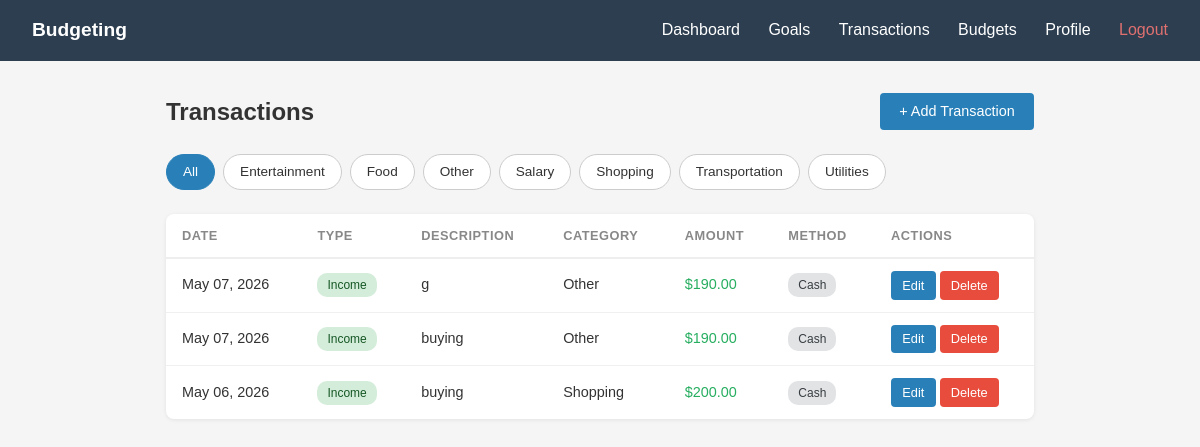
/transactions/ (signed in), run on an earlier commit of the app's database.
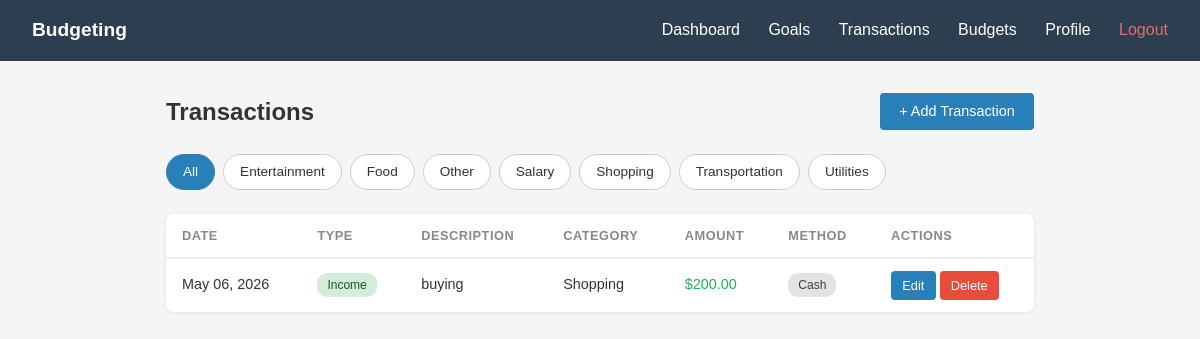
And on a later commit of the database.
### transactions/models.py (models this page shows, shortened)
class Category(models.Model):
    user = models.ForeignKey(
        "users.CustomUser",
        on_delete=models.CASCADE,
        null=True,
        blank=True,
        related_name="custom_categories"
    )
    name = models.CharField(max_length=50)
    created_at = models.DateTimeField(auto_now_add=True)
    class Meta:
        constraints = [
            models.UniqueConstraint(
                fields=["name", "user"],
                name='unique_category_per_user'
            )
        ]
        ordering = ["name"]

class Transaction(models.Model):
    user = models.ForeignKey("users.CustomUser", on_delete=models.CASCADE)
    transaction_type = models.CharField(max_length=10, choices=TRANSACTION_TYPES)
    amount = models.DecimalField(max_digits=12, decimal_places=2)
    description = models.CharField(max_length=200)
    category = models.ForeignKey(
        "transactions.Category",
        on_delete=models.SET_NULL,
        null=True,
        blank=True
    )
    date = models.DateTimeField(default=datetime.now)
    payment_method = models.CharField(choices=PAYMENT_METHODS)
    note = models.TextField(blank=True, default="")
    savings_goal = models.ForeignKey(
        'saving_goals.SavingGoal',
        on_delete=models.SET_NULL,
        null=True,
        blank=True,
        related_name='linked_transactions'
    )
    created_at = models.DateTimeField(auto_now_add=True)
    class Meta:
        ordering = ["-date"]

### transactions/views.py (the view)
# urls.py: path('', TransactionListView.as_view(), name='list'),
class TransactionListView(LoginRequiredMixin, ListView):
    model = Transaction
    template_name = 'transactions/transaction_list.html'
    context_object_name = 'transactions'
    paginate_by = 20
    def get_queryset(self):
        qs = Transaction.objects.filter(user=self.request.user).select_related('category', 'savings_goal')
        category_id = self.request.GET.get('category')
        if category_id:
            qs = qs.filter(category_id=category_id)
        return qs
    def get_context_data(self, **kwargs):
        context = super().get_context_data(**kwargs)
        context['categories'] = Category.objects.filter(
            Q(user__isnull=True) | Q(user=self.request.user)
        )
        context['selected_category'] = self.request.GET.get('category', '')
        return context

### transactions/templates/transactions/transaction_list.html (shortened to what this page needs)
<!DOCTYPE html>
<html>
<head>
</head>
<body>
    <nav>
        <span class="brand">Budgeting</span>
        <div>
            <a href="{% url "dashboard" %}">Dashboard</a>
            <a href="{% url 'saving-goals-list' %}">Goals</a>
            <a href="{% url "transactions:list" %}">Transactions</a>
            <a href="{% url 'budgets:budget_list' %}">Budgets</a>
            <a href="{% url 'profile' %}">Profile</a>
            <form method="post" action="{% url 'logout' %}" class="logout-form">
                <button type="submit" class="logout-btn">Logout</button>
            </form>
        </div>
    </nav>
    <div class="container">
        <div class="page-header">
            <h1>Transactions</h1>
            <a href="{% url 'transactions:add' %}" class="btn btn-primary">+ Add Transaction</a>
        </div>
        <div class="filters">
            <a href="?" class="filter-btn {% if not selected_category %}active{% endif %}">All</a>
            {% for cat in categories %}
                <a href="?category={{ cat.id }}" class="filter-btn {% if selected_category == cat.id|stringformat:"s" %}active{% endif %}">{{ cat.name }}</a>
            {% endfor %}
        </div>
        <div class="card" style="padding:0; overflow:hidden;">
            {% if transactions %}
            <table class="txn-table">
                <thead>
                    <tr>
                        <th>Date</th>
                        <th>Type</th>
                        <th>Description</th>
                        <th>Category</th>
                        <th>Amount</th>
                        <th>Method</th>
                        <th>Actions</th>
                    </tr>
                </thead>
                <tbody>
                    {% for txn in transactions %}
                    <tr>
                        <td>{{ txn.date|date:"M d, Y" }}</td>
                        <td><span class="badge {% if txn.transaction_type == 'income' %}badge-income{% else %}badge-expense{% endif %}">{{ txn.get_transaction_type_display }}</span></td>
                        <td>{{ txn.description }}</td>
                        <td>{{ txn.category.name|default:"—" }}</td>
                        <td class="{% if txn.transaction_type == 'income' %}amount-income{% else %}amount-expense{% endif %}">
                            {% if txn.transaction_type == 'expense' %}-{% endif %}${{ txn.amount }}
                        </td>
                        <td><span class="badge {% if txn.payment_method == 'cash' %}badge-cash{% else %}badge-card{% endif %}">{{ txn.get_payment_method_display }}</span></td>
                        <td>
                            <a href="{% url 'transactions:edit' txn.id %}" class="btn btn-primary" style="padding:0.3rem 0.7rem; font-size:0.8rem;">Edit</a>
                            <a href="{% url 'transactions:delete' txn.id %}" class="btn btn-danger" style="padding:0.3rem 0.7rem; font-size:0.8rem;" onclick="return confirm('Delete this transaction?')">Delete</a>
                        </td>
                    </tr>
                    {% endfor %}
                </tbody>
            </table>
            {% else %}
            <div class="empty-state">No transactions found.</div>
            {% endif %}
        </div>
    </div>
</body>
</html>

### transactions/templates/transactions/transaction_list.html (style rules this page uses)
* { box-sizing: border-box; margin: 0; padding: 0; }
body { font-family: Arial, sans-serif; background: #f5f5f5; color: #333; line-height: 1.5; }
nav { background: #2c3e50; padding: 1rem 2rem; display: flex; justify-content: space-between; align-items: center; }
nav a { color: white; text-decoration: none; margin-left: 1.5rem; }
nav .brand { color: white; font-weight: bold; font-size: 1.2rem; }
.container { max-width: 900px; margin: 2rem auto; padding: 0 1rem; }
.btn { display: inline-block; padding: 0.5rem 1.2rem; border-radius: 4px; border: none; cursor: pointer; font-size: 0.9rem; text-decoration: none; transition: opacity 0.2s; }
.btn-primary { background: #2980b9; color: white; }
.btn-danger { background: #e74c3c; color: white; }
.page-header { display: flex; justify-content: space-between; align-items: center; margin-bottom: 1.5rem; }
.page-header h1 { font-size: 1.5rem; }
.filters { margin-bottom: 1.5rem; display: flex; gap: 0.5rem; flex-wrap: wrap; }
.filter-btn { padding: 0.4rem 1rem; border-radius: 20px; border: 1px solid #ccc; background: white; cursor: pointer; font-size: 0.85rem; text-decoration: none; color: #333; }
.filter-btn.active { background: #2980b9; color: white; border-color: #2980b9; }
.card { background: white; border-radius: 8px; padding: 1.5rem; box-shadow: 0 1px 4px rgba(0,0,0,0.08); margin-bottom: 1.5rem; }
.txn-table { width: 100%; border-collapse: collapse; }
.txn-table th { text-align: left; padding: 0.75rem 1rem; font-size: 0.8rem; color: #888; text-transform: uppercase; letter-spacing: 0.5px; border-bottom: 2px solid #eee; }
.txn-table td { padding: 0.75rem 1rem; border-bottom: 1px solid #f0f0f0; font-size: 0.9rem; vertical-align: middle; }
.txn-table tr:last-child td { border-bottom: none; }
.badge { display: inline-block; padding: 3px 10px; border-radius: 10px; font-size: 0.75rem; font-weight: 500; }
.badge-income { background: #d4edda; color: #155724; }
.badge-cash { background: #e2e3e5; color: #383d41; }
.amount-income { color: #27ae60; font-weight: 500; }
.logout-form { display: inline; margin: 0; padding: 0; }
.logout-btn { background: none;border: none;color: #e07070;cursor: pointer;font-size: 1rem;font-family: Arial, sans-serif;padding: 0;margin-left: 1.5rem; text-decoration: none;display: inline; }

What changed in the data, as far as the page shows it:
removed Transaction: date "May 07, 2026", transaction_type "Income", description "g", category.name "Other", amount "190.00", payment_method "Cash"
removed Transaction: date "May 07, 2026", transaction_type "Income", description "buying", category.name "Other", amount "190.00", payment_method "Cash"
